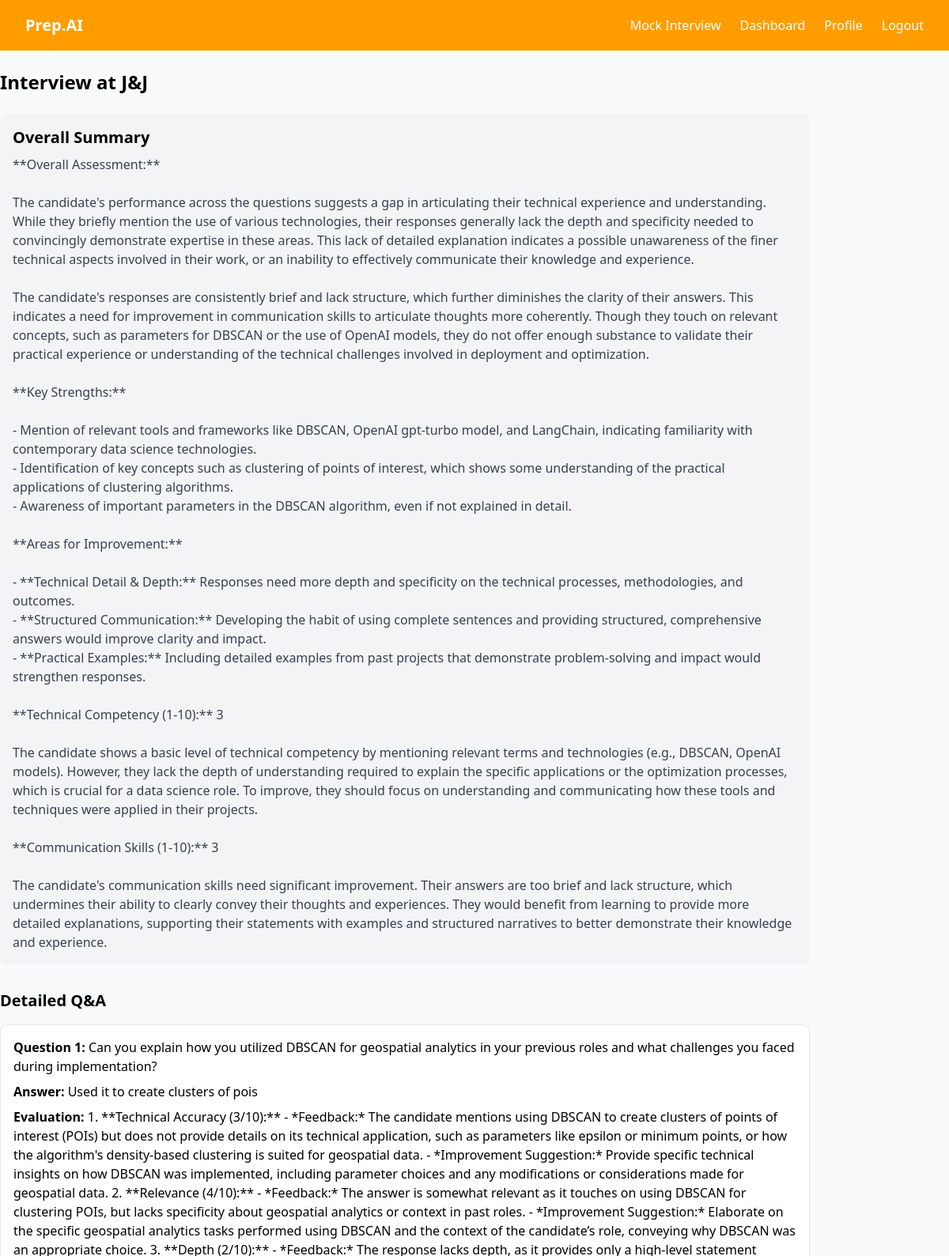
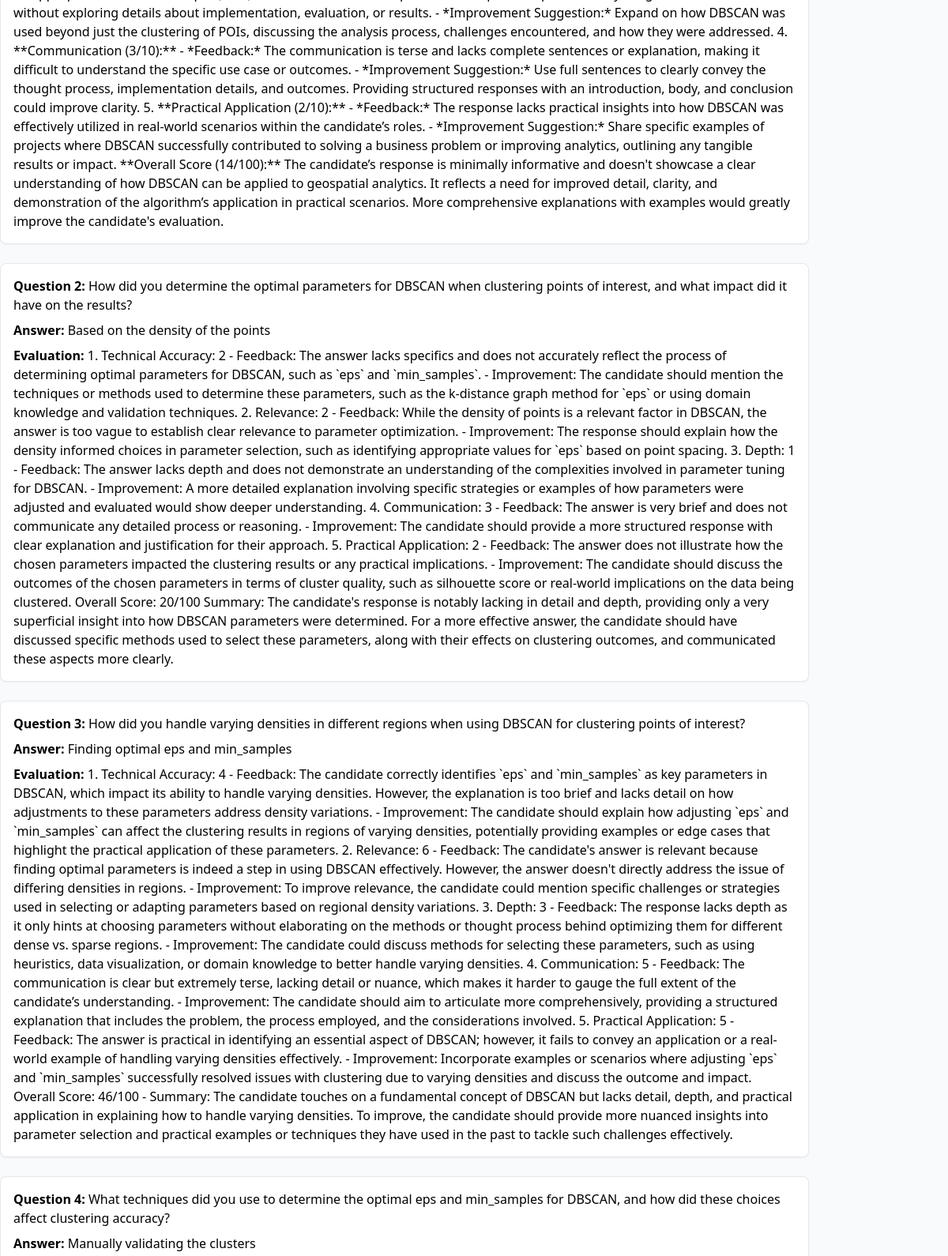
The page /interview/feedback/14/ (signed in, upper part) on the database its author committed (2 pictures, top to bottom).
### backend/models.py (models this page shows, shortened)
class CompletedInterview(models.Model):
	interview = models.OneToOneField('Interview', on_delete=models.CASCADE)
	user = models.ForeignKey(User, on_delete=models.CASCADE)
	transcript = models.TextField()
	summary = models.TextField(null=True, blank=True)
	completed_at = models.DateTimeField(auto_now_add=True)

class Interview(models.Model):
	user = models.ForeignKey(User, on_delete=models.CASCADE, related_name="interviews")
	company = models.CharField(max_length=255)
	job_description = models.CharField(max_length=2000,blank=True)
	resume = models.ForeignKey(Resume, on_delete=models.SET_NULL, null=True, blank=True)
	interview_type = models.CharField(max_length=20, choices=INTERVIEW_TYPES)
	duration = models.PositiveIntegerField(choices=DURATION_CHOICES)
	created_at = models.DateTimeField(auto_now_add=True)

### backend/views.py (the view)
# urls.py: path('interview/feedback/<int:completed_id>/', interview_feedback, name='interview_feedback'),
@login_required
def interview_feedback(request, completed_id):
    completed = get_object_or_404(CompletedInterview, id=completed_id, user=request.user)
    try:
        transcript = json.loads(completed.transcript)
    except Exception:
        transcript = []
    return render(request, "interview_feedback.html", {
        "completed": completed,
        "transcript": transcript
    })

### backend/templates/interview_feedback.html (shortened to what this page needs)
{% extends "base.html" %}
{% block content %}
<div class="container mt-6">
    <h2 class="text-2xl font-bold mb-6">Interview at {{ completed.interview.company }}</h2>
    <div class="mb-8 p-4 bg-gray-100 rounded-lg">
        <h3 class="text-xl font-semibold mb-2">Overall Summary</h3>
        <p class="text-gray-700 whitespace-pre-line">{{ completed.summary }}</p>
    </div>
    <div>
        <h3 class="text-xl font-semibold mb-4">Detailed Q&A</h3>
        {% if transcript %}
            <div class="space-y-6">
                {% for qa in transcript %}
                    <div class="border p-4 rounded-lg bg-white shadow-sm">
                        <p><strong>Question {{ forloop.counter }}:</strong> {{ qa.question }}</p>
                        <p class="mt-2"><strong>Answer:</strong> {{ qa.answer }}</p>
                        <p class="mt-2"><strong>Evaluation:</strong> {{ qa.evaluation }}</p>
                    </div>
                {% endfor %}
            </div>
        {% else %}
            <p>No transcript data available.</p>
        {% endif %}
    </div>
</div>
{% endblock %}

### rows shown on the page
CompletedInterview: interview.company "J&J", summary "**Overall Assessment:** The candidate's performance across the questions suggests a gap in articulating their technical experience and understanding. While they briefly mention the use of various technologies, their responses generally lack the depth and specificity needed to convincingly demonstrate expertise in these areas. This lack of detailed explanation indicates a possible unawareness of the finer technical aspects involved in their work, or an inability to effectively communicate their knowledge and experience. The candidate's responses are consistently brief and lack structure, which further diminishes the clarity of their answers. This indicates a need for improvement in…"

### other values the page prints
{{ qa.question }} "Can you explain how you utilized DBSCAN for geospatial analytics in your previous roles and what challenges you faced during implementation?" "How did you determine the optimal parameters for DBSCAN when clustering points of interest, and what impact did it have on the results?" "How did you handle varying densities in different regions when using DBSCAN for clustering points of interest?" "What techniques did you use to determine the optimal eps and min_samples for DBSCAN, and how did these choices affect clustering accuracy?"
{{ qa.answer }} "Used it to create clusters of pois" "Based on the density of the points" "Finding optimal eps and min_samples" "Manually validating the clusters"
